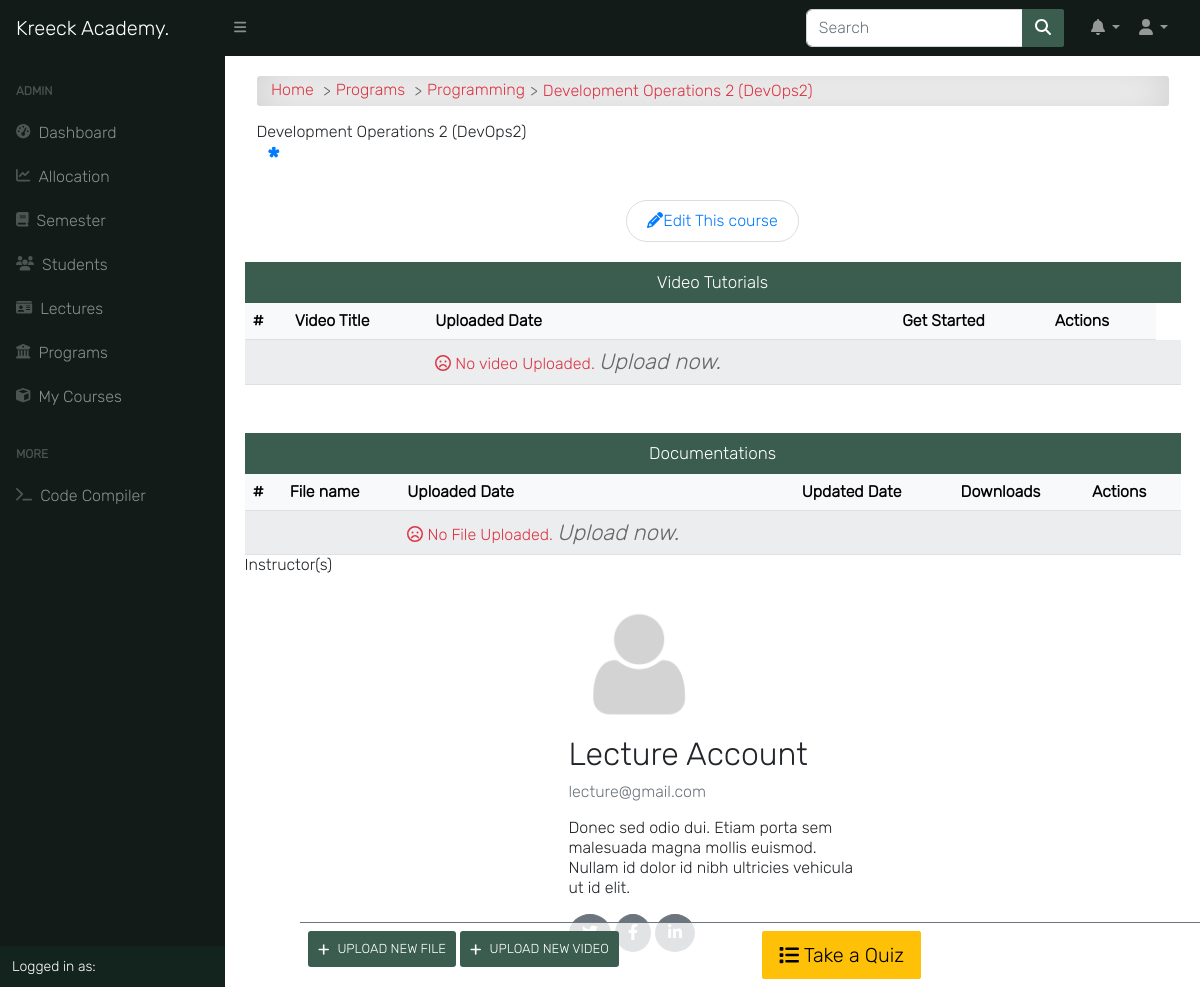
The page /programs/course/development-operations-2-zevb/detail/ (signed in) on the database its author committed.
### course/models.py (models this page shows, shortened)
class Course(models.Model):
    slug = models.SlugField(blank=True, unique=True)
    title = models.CharField(max_length=200, null=True)
    code = models.CharField(max_length=200, unique=True, null=True)
    credit = models.IntegerField(null=True, default=0)
    summary = models.TextField(max_length=200, blank=True, null=True)
    program = models.ForeignKey(Program, on_delete=models.CASCADE)
    level = models.CharField(max_length=25, choices=LEVEL, null=True)
    year = models.IntegerField(choices=YEARS, default=0)
    semester = models.CharField(choices=SEMESTER, max_length=200)
    is_elective = models.BooleanField(default=False, blank=True, null=True)
    objects = CourseManager()
    def __str__(self):
        return "{0} ({1})".format(self.title, self.code)

class Program(models.Model):
    title = models.CharField(max_length=150, unique=True)
    summary = models.TextField(null=True, blank=True)
    objects = ProgramManager()
    def __str__(self):
        return self.title

class CourseAllocation(models.Model):
    lecturer = models.ForeignKey(settings.AUTH_USER_MODEL, on_delete=models.CASCADE, related_name='allocated_lecturer')
    courses = models.ManyToManyField(Course, related_name='allocated_course')
    session = models.ForeignKey("app.Session", on_delete=models.CASCADE, blank=True, null=True)
    def __str__(self):
        return self.lecturer.get_full_name

### accounts/models.py (models this page shows, shortened)
class User(AbstractUser):
    is_student = models.BooleanField(default=False)
    is_lecturer = models.BooleanField(default=False)
    is_parent = models.BooleanField(default=False)
    is_dep_head = models.BooleanField(default=False)
    phone = models.CharField(max_length=60, blank=True, null=True)
    address = models.CharField(max_length=60, blank=True, null=True)
    picture = models.ImageField(upload_to='profile_pictures/%y/%m/%d/', default='default.png', null=True)
    email = models.EmailField(blank=True, null=True)
    username_validator = ASCIIUsernameValidator()
    objects = UserManager()
    @property
    def get_full_name(self):
        full_name = self.username
        if self.first_name and self.last_name:
            full_name = self.first_name + " " + self.last_name
        return full_name

### course/views.py (the view)
# urls.py: path('course/<slug>/detail/', course_single, name='course_detail'),
@login_required
def course_single(request, slug):
    course = Course.objects.get(slug=slug)
    files = Upload.objects.filter(course__slug=slug)
    videos = UploadVideo.objects.filter(course__slug=slug)
    lecturers = CourseAllocation.objects.filter(courses__pk=course.id)
    return render(request, 'course/course_single.html', {
        'title': course.title,
        'course': course,
        'files': files,
        'videos': videos,
        'lecturers': lecturers,
        'media_url': settings.MEDIA_ROOT,
    }, )

### templates/course/course_single.html (shortened to what this page needs)
{% extends 'base.html' %}
{% load static %}
{% block content %}
<div class="container">
    <div id="input-nav"><a href="{% url 'home' %}" class="primary1">Home </a>
        <a href="{% url 'programs' %}" class="primary1">Programs </a>
        <a href="{% url 'program_detail' course.program.id %}" class="primary1"> {{ course.program }}</a>
        {{ course }}
    </div>
    <div class="manage-wrap">
        <div class="row">
            <div class="col ml-auto">
                {% if request.user.is_superuser or request.user.is_lecturer %}
                <a class="add-button" href="{% url 'upload_file_view' course.slug %}"><i class="fas fa-plus"></i>
                    Upload new file
                </a>
                <a class="add-button" href="{% url 'upload_video' course.slug %}"><i class="fas fa-plus"></i>
                    Upload new video
                </a>
                {% endif %}
            </div>
            <div class="col text-right">
                <a class="btn btn-lg btn-warning" href="{% url 'quiz_index' course.slug %}"><i class="fas fa-list"></i>
                    Take a Quiz
                </a>
            </div>
        </div>
    </div>
    <div class="title">{{ course }}</div>
    <p class="program-description">{{ course.summary }}</p>
    {% if request.user.is_superuser %}
    <div class="btn-flex">
        <a class="edit-btn" href="{% url 'edit_course' course.slug %}">
            <i class="fas fa-pencil-alt"></i><span class="mobile-hide">Edit This course</span>
        </a>
    </div>
    {% endif %}
    <div class="row mb-5">
        <div class="col-md-12 p-0">
            <p class="form-title m-0">Video Tutorials</p>
            <div class="table-responsive">
                <table class="table table-shadow table-light table-striped m-0">
                    <thead>
                        <tr>
                            <th>#</th>
                            <th>Video Title</th>
                            <th>Uploaded Date</th>
                            <th>Get Started</th>
                            {% if request.user.is_superuser or request.user.is_lecturer %}
                            <th>Actions</th>
                            {% endif %}
                        </tr>
                    </thead>
                    <tbody>
                        {% for video in videos %}
                        <tr>
                            <td>{{ forloop.counter }}</td>
                            <td><a href="{{ video.get_absolute_url }}" title="{{ video }}">
                                    <i style="font-size: 20px; padding-right: 10px;" class="fas fa-video"></i>
                                    {{ video.title|title }}
                                </a>
                            </td>
                            <td>{{ video.timestamp|date }}</td>
                            <th>
                                <div>
                                    <a class="download-btn" href="{{ video.get_absolute_url }}"
                                        title="Download to your device">
                                        <i class="fas fa-download"></i>Play</a>
                                </div>
                            </th>
                            {% if request.user.is_superuser or request.user.is_lecturer %}
                            <td>
                                <div class="update-delete">
                                    <a href="{% url 'upload_video_edit' slug=course.slug video_slug=video.slug %}"
                                        class="update" title="Edit">
                                        <i class="fas fa-pencil-alt"></i>
                                    </a>
                                    <a href="{% url 'upload_video_delete' slug=course.slug video_slug=video.slug %}"
                                        class="delete" title="Delete">
                                        <i class="fas fa-trash-alt"></i>
                                    </a>
                                </div>
                            </td>
                            {% endif %}
                            {% empty %}
                        <tr>
                            <td></td>
                            <td></td>
                            <td>
                                <span class="text-danger">
                                    <i class="far fa-frown fa-1x"></i> No video Uploaded.
                                    {% if request.user.is_superuser or request.user.is_lecturer %}
                                    <a href="{% url 'upload_video' course.slug %}">
                                        <i class="primary" style="font-size: 22px;">
                                            Upload now.
                                        </i>
                                        {% endif %}
                                    </a>
                                </span>
                            </td>
                            <td></td>
                            <td></td>
                            <td></td>
                        </tr>
                        {% endfor %}
                    </tbody>
                </table>
            </div>
        </div>
    </div>
    <div class="row">
        <div class="col-md-12 p-0">
            <p class="form-title m-0">Documentations</p>
            <div class="table-responsive">
                <table class="table table-shadow table-light table-striped m-0">
                    <thead>
                        <tr>
                            <th>#</th>
                            <th>File name</th>
                            <th>Uploaded Date</th>
                            <th>Updated Date</th>
                            <th>Downloads</th>
                            {% if request.user.is_superuser or request.user.is_lecturer %}
                            <th>Actions</th>
                            {% endif %}
                        </tr>
                    </thead>
                    <tbody>
                        {% for file in files %}
                        <tr>
                            <td>{{ forloop.counter }}</td>
                            <td><a href="{{ file.file.url }}" title="{{ file }}">
                                    <i style="font-size: 20px; padding-right: 10px;"
                                        class="fas fa-file-{{ file.get_extension_short }}"></i>
                                    {{ file.title|title }}
                                </a>
                            </td>
                            <td>{{ file.upload_time|date }}</td>
                            <td>{{ file.updated_date|date }}</td>
                            <th>
                                <div>
                                    <a class="downloadBtn" href="{{ file.file.url }}">
                                        <svg class="svgIcon" viewBox="0 0 384 512" height="1em" xmlns="http://www.w3.org/2000/svg"><path d="M169.4 470.6c12.5 12.5 32.8 12.5 45.3 0l160-160c12.5-12.5 12.5-32.8 0-45.3s-32.8-12.5-45.3 0L224 370.8 224 64c0-17.7-14.3-32-32-32s-32 14.3-32 32l0 306.7L54.6 265.4c-12.5-12.5-32.8-12.5-45.3 0s-12.5 32.8 0 45.3l160 160z"></path></svg>
                                        <span class="icon2"></span>
                                        <span class="tooltip">Download</span>
                                     </a>
                                </div>
                            </th>
                            {% if request.user.is_superuser or request.user.is_lecturer %}
                            <td>
                                <div class="update-delete">
                                    <a href="{% url 'upload_file_edit' slug=course.slug file_id=file.pk %}"
                                        class="update" title="Edit">
                                        <i class="fas fa-pencil-alt"></i>
                                    </a>
                                    <a href="{% url 'upload_file_delete' slug=course.slug file_id=file.pk %}"
                                        class="delete" title="Delete">
                                        <i class="fas fa-trash-alt"></i>
                                    </a>
                                </div>
                            </td>
                            {% endif %}
                            {% empty %}
                        <tr>
                            <td></td>
                            <td></td>
                            <td>
                                <span class="text-danger">
                                    <i class="far fa-frown fa-1x"></i> No File Uploaded.
                                    {% if request.user.is_superuser or request.user.is_lecturer %}
                                    <a href="{% url 'upload_file_view' course.slug %}">
                                        <i class="primary" style="font-size: 22px;">
                                            Upload now.
                                        </i>
                                        {% endif %}
                                    </a>
                                </span>
                            </td>
                            <td></td>
                            <td></td>
                            <td></td>
                        </tr>
                        {% endfor %}
                    </tbody>
                </table>
            </div>
        </div>
    </div>
</div>
<div class="site-section">
    <div class="title">Instructor(s)</div>
    <br>
    <div class="container marketing">
        <div class="row">
            {% for lecturer in lecturers %}
            <div class="col-lg-4 mx-auto" style="background: transparent; box-shadow: none;">
                {% if lecturer.lecturer.picture %}
                <img class="" src="{{ lecturer.lecturer.picture.url }}" alt="" style="width:140px;">
                {% endif %}
                <h2>{{ lecturer|title }}</h2>
                <p style="color: #6c757d;">{{ lecturer.lecturer.email }}</p>
                <p>Donec sed odio dui. Etiam porta sem malesuada magna mollis euismod. Nullam id dolor id nibh ultricies
                    vehicula ut id elit.</p>
                <p>
                    <a class="btn rounded-circle btn-secondary" href="#" role="button"></a>
                    <a class="btn rounded-circle btn-secondary" href="#" role="button"><i
                            class="fab fa-facebook-f"></i></a>
                    <a class="btn rounded-circle btn-secondary" href="#" role="button"><i
                            class="fab fa-linkedin-in"></i></a>
                </p>
            </div>
            {% endfor %}
        </div>
    </div>
</div>
{% endblock content %}

### static/css/all.css (style rules this page uses)
.fa-1x { font-size: 1em; }
.fa-facebook-f:before { content: "\f39e"; }
.fa-linkedin-in:before { content: "\f0e1"; }
.fa-list:before { content: "\f03a"; }
.fa-plus:before { content: "\f067"; }

### static/css/style.css (style rules this page uses)
*, body { font-family: "Inter", sans-serif; }
body { background-color: #ffffff; }
.btn { border-radius: 2px; }
.table td, .table th { vertical-align: middle; }
.btn-flex { display: -webkit-box; display: -ms-flexbox; display: flex; -webkit-box-pack: center; -ms-flex-pack: center; justify-content: center; -ms-flex-wrap: wrap; flex-wrap: wrap; margin: 10px auto; }
.text-danger i { font-size: 16px; }
.manage-wrap { position: fixed; bottom: 0; right: 0; left: 300px; padding: 0.5rem; z-index: 10; background-color: rgba(255, 255, 255, 0.8); border-top: 1px solid #6c757d; -webkit-transition: 0.3s; transition: 0.3s; }
#input-nav { display: -webkit-box; display: -ms-flexbox; display: flex; -ms-flex-wrap: wrap; flex-wrap: wrap; -webkit-box-align: center; -ms-flex-align: center; align-items: center; padding: 0.3rem 0.9rem; margin-bottom: 1rem; color: #dc3545; border-radius: 3px; background-color: #fff !important; -webkit-box-shadow: inset 0 0 2.5rem rgba(0, 0, 0, 0.2); box-shadow: inset 0 0 2.5rem rgba(0, 0, 0, 0.2); }
#input-nav a { color: #dc3545; }
#input-nav a::after { content: ">"; color: #666; margin: 0 5px; vertical-align: middle; }
a { color: #666; text-decoration: none; }
.program-description { position: relative; padding: 1rem 2rem; }
.program-description::before { content: "*"; position: absolute; top: 0; left: 10px; color: #007bff; font-weight: bold; font-size: 30px; margin-right: 1rem; }
.add-button { display: -webkit-inline-box; display: -ms-inline-flexbox; display: inline-flex; -webkit-box-align: center; -ms-flex-align: center; align-items: center; text-transform: uppercase; text-align: center; background:#3b5d50; color: #fff; padding: 10px; margin-bottom: 10px; cursor: pointer; border-radius: 3px; -webkit-transition: 0.5s; transition: 0.5s; font-size: 13px; }
.add-button .fa-plus { margin-right: 8px; }
.form-title { display: -webkit-box; display: -ms-flexbox; display: flex; -webkit-box-align: center; -ms-flex-align: center; align-items: center; -webkit-box-pack: center; -ms-flex-pack: center; justify-content: center; font-weight: 400; font-size: 17px; padding: 10px; background: #3b5d50; color: #fff; text-align: center; margin-bottom: 15px; }
.edit-btn { font-family: inherit; text-align: center; width: auto; padding: 10px 20px; margin: 10px auto; cursor: pointer; color: #007bff; border: 1px solid #ddd; border-radius: 2rem; }

### rows shown on the page
Course: program "Programming", title+code "Development Operations 2 (DevOps2)"
CourseAllocation: lecturer.picture (placeholder picture), lecturer.last_name "Lecture Account", lecturer.email "lecture@gmail.com"
